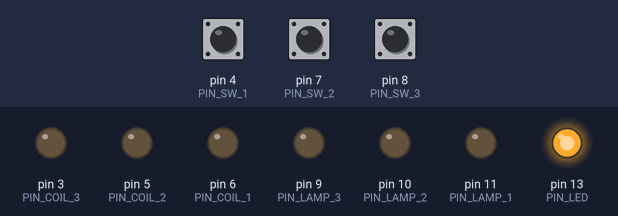
This sketch was run on a simulated Arduino Uno, built with avr-gcc and run on an emulated ATmega328P. On the bench: output pins drawn as LEDs (lit = HIGH). The test bench sets the inputs (shaded band); at power-on: pin 4 (PIN_SW_1) HIGH, pin 7 (PIN_SW_2) HIGH, pin 8 (PIN_SW_3) HIGH.

Above: at 1.2 s.
1.3 s: pin 4 (PIN_SW_1) pulled LOW for 0.15 s
At 1.7 s:
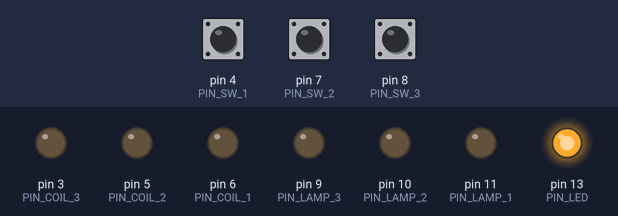
2.9 s: pin 7 (PIN_SW_2) pulled LOW for 0.15 s
At 4.1 s:
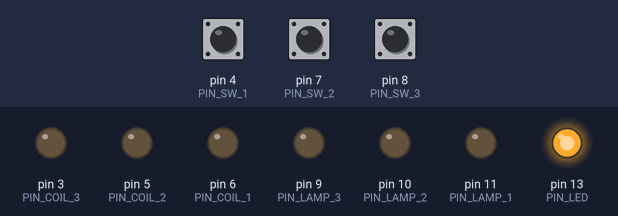
4.5 s: pin 8 (PIN_SW_3) pulled LOW for 0.15 s
At 5.3 s:
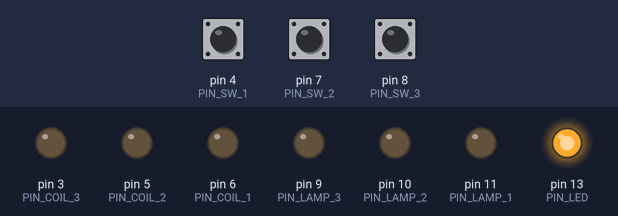
6.1 s: pin 4 (PIN_SW_1) driven LOW and pin 7 (PIN_SW_2) driven LOW
At 6.5 s:
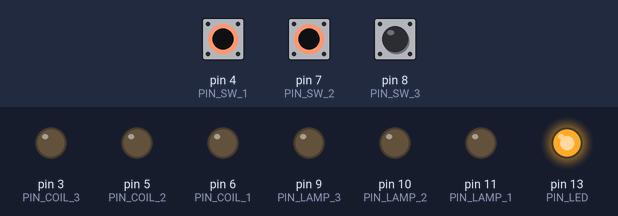
Timing chart, 0 to 8.6 s (numbered marks = the images above; inputs shaded):
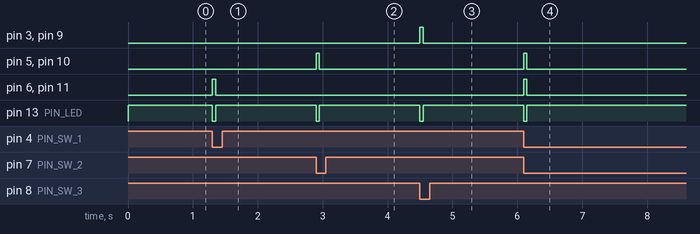

Measured:
- after the input at 1.3 s, pin 6 (PIN_COIL_1), pin 11 (PIN_LAMP_1): LOW → HIGH at once, → LOW 0.05 s later; pin 13 (PIN_LED): HIGH → LOW at once, → HIGH 0.05 s later
- after the input at 2.9 s, pin 5 (PIN_COIL_2), pin 10 (PIN_LAMP_2): LOW → HIGH at once, → LOW 0.05 s later; pin 13 (PIN_LED): HIGH → LOW at once, → HIGH 0.05 s later
- after the input at 4.5 s, pin 3 (PIN_COIL_3), pin 9 (PIN_LAMP_3): LOW → HIGH at once, → LOW 0.05 s later; pin 13 (PIN_LED): HIGH → LOW at once, → HIGH 0.05 s later
- after the input at 6.1 s, pin 5 (PIN_COIL_2), pin 6 (PIN_COIL_1), pin 10 (PIN_LAMP_2), pin 11 (PIN_LAMP_1): LOW → HIGH at once, → LOW 0.05 s later; pin 13 (PIN_LED): HIGH → LOW at once, → HIGH 0.05 s later

The sketch:

Module_JetBumpers_V0.ino
```cpp
// EPIC Pinball Machine, Fall 2022
// Module for the Jet Bumpers
//
// Controls 3 Coils and their associated Lights
// Demo Version -- Just to see the hardware work.

#define PIN_COIL_1 6
#define PIN_COIL_2 5
#define PIN_COIL_3 3

#define PIN_SW_1 4
#define PIN_SW_2 7
#define PIN_SW_3 8

#define PIN_LAMP_1 11
#define PIN_LAMP_2 10
#define PIN_LAMP_3  9

#define PIN_LED 13

#define STATE_READY    0    // Waiting for a new trigger
#define STATE_FIRED    1    // Giving a pulse of energy
#define STATE_RESTING  2    // Waiting for a given time before allowing new trigger
#define STATE_STUCK    3    // Waiting for the trigger input to reset.
#define STATE_DEBOUNCE 4    // In Debouce condition

#define SHOT_TIME  50   // Milliseconds to feed the soleniod
#define REST_TIME  60   // Required Rest time before new trigger allowed

char switches[] = {PIN_SW_1, PIN_SW_2, PIN_SW_3};
char coils[] = {PIN_COIL_1, PIN_COIL_2, PIN_COIL_3};
char lamps[] = {PIN_LAMP_1, PIN_LAMP_2, PIN_LAMP_3};
char states[] = {STATE_READY, STATE_READY, STATE_READY };
unsigned long tnow = 0;
unsigned long event_times[] = { 0, 0, 0 };
unsigned long ledtime = 0;
bool led_is_on = false;

void setup() {
  pinMode(PIN_COIL_1, OUTPUT);
  pinMode(PIN_COIL_2, OUTPUT);
  pinMode(PIN_COIL_3, OUTPUT);
  pinMode(PIN_LAMP_1, OUTPUT);
  pinMode(PIN_LAMP_2, OUTPUT);
  pinMode(PIN_LAMP_3, OUTPUT);
  pinMode(PIN_LED, OUTPUT);
  pinMode(PIN_SW_1, INPUT_PULLUP);
  pinMode(PIN_SW_2, INPUT_PULLUP);
  pinMode(PIN_SW_3, INPUT_PULLUP);
  digitalWrite(PIN_COIL_1, LOW);
  digitalWrite(PIN_COIL_2, LOW);
  digitalWrite(PIN_COIL_3, LOW);
  digitalWrite(PIN_LAMP_1, LOW);
  digitalWrite(PIN_LAMP_2, LOW);
  digitalWrite(PIN_LAMP_3, LOW);
  digitalWrite(PIN_LED, HIGH);
}

void led_on() {
  digitalWrite(PIN_LED, LOW);
  led_is_on = true;
}

void led_off() {
  digitalWrite(PIN_LED, HIGH);
  led_is_on = false;
}

// Use set_coil to turn it on or off with a strength arg.
// The strength arg should be between 0 and 255, where 0
// is off, and 255 is full strength.
void set_coil(int icoil, int strength) {
  int pin = coils[icoil];
  int lamp_pin = lamps[icoil];
  if (strength <= 0) {digitalWrite(pin, LOW); digitalWrite(lamp_pin, LOW); return; }
  if (strength >= 255) {digitalWrite(pin, HIGH); digitalWrite(lamp_pin, HIGH); return; }
  analogWrite(pin, strength);
}

// Returns true if switch is closed, false otherwise.
bool get_switch(int iswitch) {
  int pin = switches[iswitch];
  if (digitalRead(pin) == LOW) return true;
  return false;
}

// Must be called repeatedly from main loop to update the led.
void manage_led() {
  if (led_is_on) {
    if (tnow - ledtime > 50) {
        led_off();
        return;
    }
  }
}

// Call this to flash the led.
void fire_led() {
  led_on();
  ledtime = tnow;
}

// Call this repeatedly from the main loop to manage each coil.
void service_coil(int icoil) {
  unsigned long elp = tnow - event_times[icoil];
  switch(states[icoil]) {
    case STATE_READY:
      if (get_switch(icoil)) {
        set_coil(icoil, 255);
        event_times[icoil] = tnow;
        states[icoil] = STATE_FIRED;
        fire_led();
      }
      return;
    case STATE_FIRED:
      if (elp > SHOT_TIME) {
        event_times[icoil] = tnow;
        set_coil(icoil, 0);
        if (get_switch(icoil)) states[icoil] = STATE_STUCK;
        else states[icoil] = STATE_DEBOUNCE;
      }
      return;
    case STATE_STUCK:
      if (!get_switch(icoil)) {
        states[icoil] = STATE_DEBOUNCE;
        event_times[icoil] = tnow;
      }
      return;
    case STATE_DEBOUNCE:
      if (get_switch(icoil)) {
        states[icoil] = STATE_STUCK;
        return;
      }
      if (elp > 20) {
        states[icoil] = STATE_RESTING;
        event_times[icoil] = tnow;
        return;
      }
      return;
    case STATE_RESTING:
      if (elp > REST_TIME) {
        states[icoil] = STATE_READY;
        event_times[icoil] = tnow;
      }
      return;
  }
}


void loop() {
  tnow = millis();
  manage_led();
  for(int icoil = 0; icoil < 3; icoil++) {
    tnow = millis();
    service_coil(icoil);
  }
}
```
